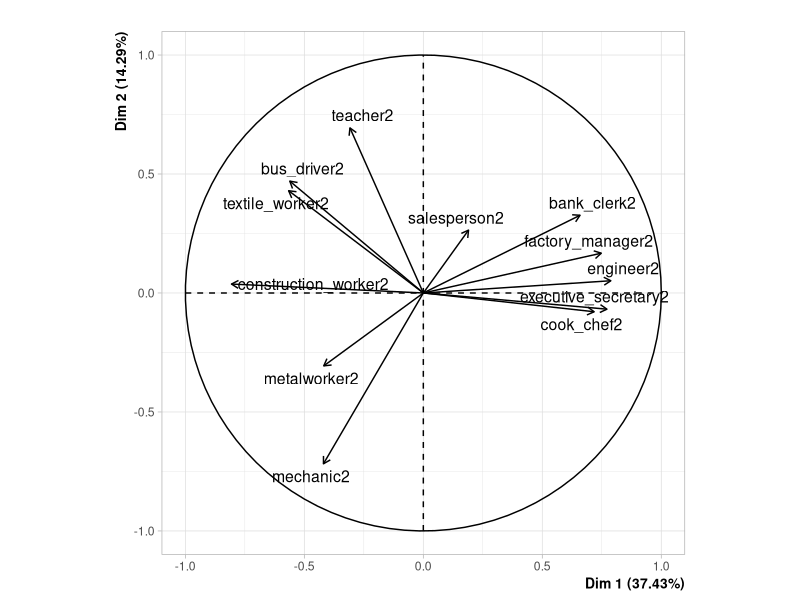
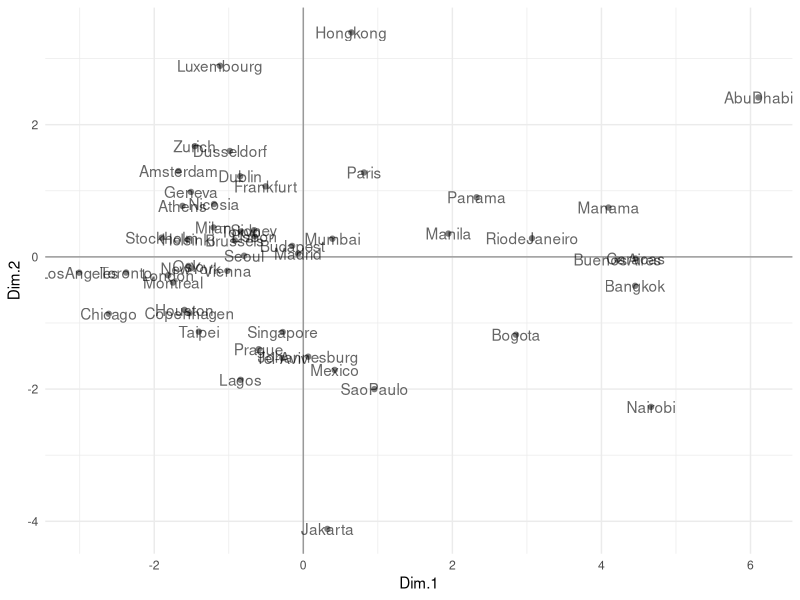

These figures' R source, in order:
# PCA of dataset cities94.csv
# This is a second PCA with rescaled variables: divided by the 
# mean salary of a city.
# Results for sections 2.3 "Beyond the First Factor"

# packages
library(FactoMineR)
library(ggplot2)

# working directory is the top-level directory
cities <- read.csv('data/cities94.csv', stringsAsFactors = FALSE)

# names of active variables
active <- c(
  "teacher", "bus_driver", "mechanic", "construction_worker",
  "metalworker", "cook_chef", "factory_manager", "engineer",
  "bank_clerk", "executive_secretary", "salesperson", "textile_worker")

# removing missing values
dat2 <- na.omit(
  cities[ ,c('city', 'net_hourly_salary', 'work_hours_year', active)]
)


# ========================================================
# 2.3) Beyond the first factor
# ========================================================

# mean salary as product of 'net_hourly_salary' x 'work_hours_year'
mean_salary <- dat2[ ,2] * dat2[ ,3]


# min_salary <- apply(dat2[ ,-1], 1, min)
# max_salary <- apply(dat2[ ,-1], 1, max)
# mean_salary <- rowMeans(dat2[ ,-1])
# 
# # adding salary inequality of cities
# rdat$salary_ineq <- (max_salary - min_salary) / mean_salary
# 
# # adding qualified manual jobs
# rdat$qual_jobs <- (rdat$mechanic + rdat$metalworker) / (2 * mean_salary)

# transformed data
dat_trans <- sweep(dat2[ ,active], 1, mean_salary, FUN = "/")
colnames(dat_trans) <- paste(active, '2', sep='')


# table 2.5: summary statistics of second analysis
trans_vars_statistics <- cbind.data.frame(
  #variable = active,
  weight = nrow(dat2),
  mean = round(colMeans(dat_trans), 2),
  stdev = round(apply(dat_trans, 2, sd), 2),
  min = round(apply(dat_trans, 2, min), 2),
  max = round(apply(dat_trans, 2, max), 2)
)
trans_vars_statistics

save(trans_vars_statistics, file = 'data/table-2-5.RData')


# table 2.6: correlations of all variables
var2_labels <- c(
  'tea2', 'bus2', 'mec2', 'con2', 'met2', 'coo2', 'dep2',
  'eng2', 'ban2', 'exe2', 'sal2', 'tex2'
)

var_trans_corrs <- round(cor(dat_trans), 2)
var_trans_corrs[upper.tri(var_trans_corrs, diag = FALSE)] <- NA
rownames(var_trans_corrs) <- var2_labels
colnames(var_trans_corrs) <- var2_labels

save(var_trans_corrs, file = 'data/table-2-6.RData')


# PCA of Transformed Data
pca2 <- PCA(dat_trans, graph = FALSE)
save(pca2, file = "data/pca2.RData")


# eigenvalues (table 2.7) of 2nd analysis
eigs2 <- data.frame(
  num = 1:nrow(pca2$eig),
  eigenvalues = round(pca2$eig[,1], 4),
  percentage = round(pca2$eig[,2], 2),
  cumulative = round(pca2$eig[,3], 2)
)
rownames(eigs2) = 1:nrow(eigs2)
write.csv(eigs2, file = 'data/table-2-7.csv')


# table 2.8: results for variables of 2nd analysis
pca2_vars <- data.frame(
  coord1 = round(pca2$var$coord[,1], 2),
  coord2 = round(pca2$var$coord[,2], 2),
  coord3 = round(pca2$var$coord[,3], 2),
  cor1 = round(pca2$var$cor[,1], 2),
  cor2 = round(pca2$var$cor[,2], 2),
  cor3 = round(pca2$var$cor[,3], 2)
)

save(pca2_vars, file = 'data/table-2-8.RData')


# figure 2.9 (circle of correlations)
png("images/figure-2-9.png", 
    height = 1000, width = 1000, res = 200)
plot(pca2, choix = 'var', las = 1, title = '')
dev.off()



# table 2.9: results for individuals of 2nd analysis
n <- nrow(dat2)
dat_scaled2 <- sqrt(n/(n-1)) * scale(dat_trans)

pca2_inds <- data.frame(
  city = dat2$city,
  wgt = round(100/nrow(dat2), 2),
  disto = round(apply(dat_scaled2, 1, function(x) sum(x^2)), 2),
  coord1 = round(pca2$ind$coord[,1], 2),
  coord2 = round(pca2$ind$coord[,2], 2),
  contr1 = round(pca2$ind$contrib[,1], 2),
  contr2 = round(pca2$ind$contrib[,2], 2),
  cosqr1 = round(pca2$ind$cos2[,1], 2),
  cosqr2 = round(pca2$ind$cos2[,2], 2)
)

write.csv(pca2_inds, file = 'data/table-2-9.csv')



# figure 2.10 (first factorial plane)
pca2_ind <- as.data.frame(pca2$ind$coord)
pca2_ind$city <- dat2$city

fig_2_10 <- ggplot(data = pca2_ind, aes(x = Dim.1, y = Dim.2)) + 
  geom_vline(xintercept = 0, color = 'gray60') +
  geom_hline(yintercept = 0, color = 'gray60') +
  geom_point(color = 'gray50') + 
  geom_text(aes(label = city), alpha = 0.6) +
  theme_minimal()

ggsave(filename = 'images/figure-2-10.png', plot = fig_2_10, 
       width = 7, height = 5)
